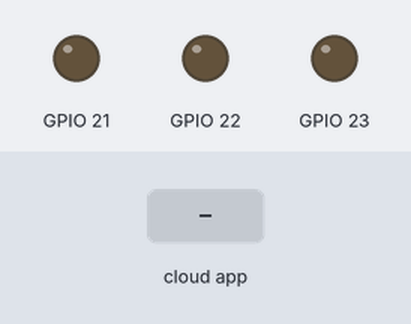
A sketch run on a simulated ESP8266 (NodeMCU). On the bench: output pins drawn as LEDs (lit = HIGH). Inputs (shaded band) come from the test bench. WiFi joins after 1.5 s; servers stay silent unless stated; what the sketch prints to the serial monitor is not drawn.

Above: at 2.7 s.
2.8 s: the phone or cloud app sets 61e395d2c2131463b7feb473 to 1
At 3.9 s:
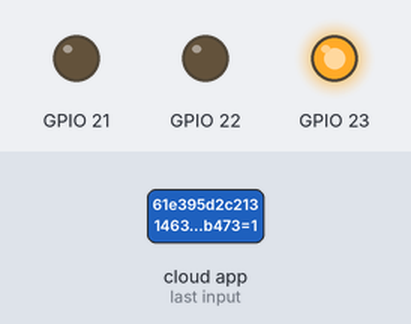
4.3 s: the phone or cloud app sets 61e3975e5237d163c300b6e6 to 1
At 5.0 s:
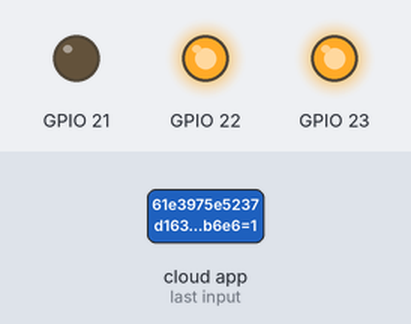
5.8 s: the phone or cloud app sets 61e395d2c2131463b7feb473 to 0
At 6.2 s:
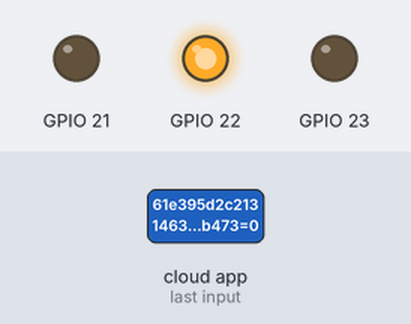
7.3 s: the phone or cloud app sets 61e39811c2131463b7feb56a to 1
At 8.5 s:
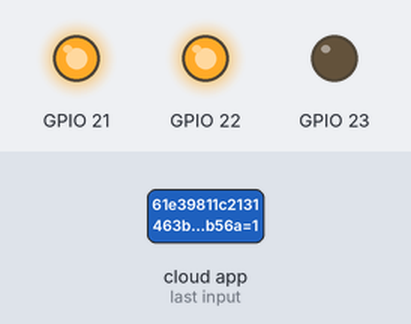
8.8 s: the phone or cloud app sets 61e3975e5237d163c300b6e6 to 0
At 9.7 s:
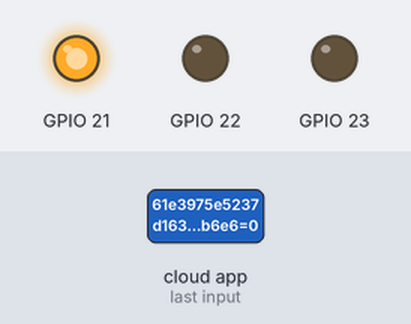
10.3 s: the phone or cloud app sets 61e395d2c2131463b7feb473 to 1
At 10.8 s:
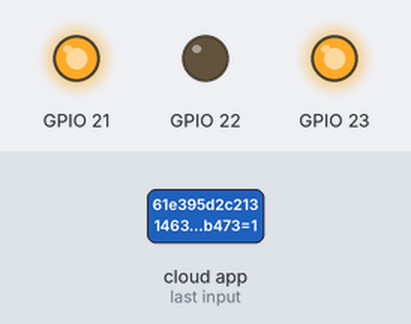
Timing chart, 0 to 12.8 s (numbered marks = the images above; inputs shaded):
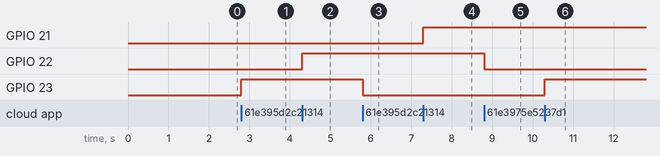

The sketch:

GoogleAssistant-Tentativa2.ino
```cpp
/* This is a demo of an elegant way to run as many relays you want to
 * please check the notes in configuration section below!
 *
 * If you encounter any issues:
 * - check the readme.md at https://github.com/sinricpro/esp8266-esp32-sdk/blob/master/README.md
 * - ensure all dependent libraries are installed
 *   - see https://github.com/sinricpro/esp8266-esp32-sdk/blob/master/README.md#arduinoide
 *   - see https://github.com/sinricpro/esp8266-esp32-sdk/blob/master/README.md#dependencies
 * - open serial monitor and check whats happening
 * - check full user documentation at https://sinricpro.github.io/esp8266-esp32-sdk
 * - visit https://github.com/sinricpro/esp8266-esp32-sdk/issues and check for existing issues or open a new one
 */

// Uncomment the following line to enable serial debug output
//#define ENABLE_DEBUG

#ifdef ENABLE_DEBUG
       #define DEBUG_ESP_PORT Serial
       #define NODEBUG_WEBSOCKETS
       #define NDEBUG
#endif

//#include <Arduino.h>
//#ifdef ESP8266
//       #include <ESP8266WiFi.h>
//#endif
#ifdef ESP32
       #include <WiFi.h>
#endif

#include <SinricPro.h>
#include <SinricProSwitch.h>

/*****************
 * Configuration *
 *****************/

struct RelayInfo {
  String deviceId;
  String name;
  int pin;
};

std::vector<RelayInfo> relays = {
    {"61e395d2c2131463b7feb473", "Relay 1", 23},
    {"61e3975e5237d163c300b6e6", "Relay 2", 22},
    {"61e39811c2131463b7feb56a", "Relay 3", 21}};
//    {"5fxxxxxxxxxxxxxxxxxxxxxx", "Relay 4", D4},
//    {"5fxxxxxxxxxxxxxxxxxxxxxx", "Relay 5", D5},
//    {"5fxxxxxxxxxxxxxxxxxxxxxx", "Relay 6", D6},
 //   {"5fxxxxxxxxxxxxxxxxxxxxxx", "Relay 7", D7},
 //   {"5fxxxxxxxxxxxxxxxxxxxxxx", "Relay 8", D8}};
/*   ^^^^^^^^^^^^^^^^^^^^^^^^^   ^^^^^^^^^  ^^^
 *              |                     |      |
 *              |                     |      +---> digital PIN or GPIO number (see Note below!)
 *              |                     +----------> Name that will be printed to serial monitor
 *              +--------------------------------> deviceId
 *
 *  In the vector above, you can add as many relays you want to have
 *  This is only limited to:
 *    - the number of SinricPro devices you have available
 *    - the number of pins / GPIOs your board have
 *
 *  Note: Some GPIO's are set to specific level when the board boots up
 *        This might result in strange behavior if there are relays connected to those pins
 *        Check your board documentation!
 */

#define WIFI_SSID  "RVR 2,4GHz"
#define WIFI_PASS  "RodrigoValRobson2021"
#define APP_KEY    "529aedf6-7f26-4479-977a-274ceabe972c"    // Should look like "de0bxxxx-1x3x-4x3x-ax2x-5dabxxxxxxxx"
#define APP_SECRET "90c00f1b-8c4e-473a-b022-8535bf5750d2-48f513e7-419b-4dc7-951e-4df9a9d7bdfd" // Should look like "5f36xxxx-x3x7-4x3x-xexe-e86724a9xxxx-4c4axxxx-3x3x-x5xe-x9x3-333d65xxxxxx"

#define BAUD_RATE  115200             // Change baudrate to your need

bool onPowerState(const String &deviceId, bool &state) {
  for (auto &relay : relays) {                                                            // for each relay configuration
    if (deviceId == relay.deviceId) {                                                       // check if deviceId matches
      Serial.printf("Equipamento, %s está %s\r\n", relay.name.c_str(), state ? "Ligado" : "Desligado");     // print relay name and state to serial
      digitalWrite(relay.pin, state);                                                         // set state to digital pin / gpio
      return true;                                                                            // return with success true
    }
  }
  return false; // if no relay configuration was found, return false
}

void setupRelayPins() {
  for (auto &relay : relays) {    // for each relay configuration
    pinMode(relay.pin, OUTPUT);     // set pinMode to OUTPUT
    digitalWrite(relay.pin, LOW);
  }
}

void setupWiFi() {
  Serial.printf("\r\n[Wifi]: Conectando");
  WiFi.begin(WIFI_SSID, WIFI_PASS);

  while (WiFi.status() != WL_CONNECTED) {
    Serial.printf(".");
    delay(250);
  }
  Serial.printf("Connectado!\r\n[WiFi]: IP-Address is %s\r\n", WiFi.localIP().toString().c_str());
}

void setupSinricPro() {
  for (auto &relay : relays) {                             // for each relay configuration
    SinricProSwitch &mySwitch = SinricPro[relay.deviceId];   // create a new device with deviceId from relay configuration
    mySwitch.onPowerState(onPowerState);                     // attach onPowerState callback to the new device
  }

  SinricPro.onConnected([]() { Serial.printf("Conectado ao SinricPro\r\n"); });
  SinricPro.onDisconnected([]() { Serial.printf("Desconectado para SinricPro\r\n"); });

  SinricPro.begin(APP_KEY, APP_SECRET);
}

void setup() {
  Serial.begin(BAUD_RATE);
  setupRelayPins();
  setupWiFi();
  setupSinricPro();
}

void loop() {
  SinricPro.handle();
}
```

Measured:
- after the input at 2.8 s, GPIO 23: LOW → HIGH at once
- after the input at 4.3 s, GPIO 22: LOW → HIGH at once
- after the input at 5.8 s, GPIO 23: HIGH → LOW at once
- after the input at 7.3 s, GPIO 21: LOW → HIGH at once
- after the input at 8.8 s, GPIO 22: HIGH → LOW at once
- after the input at 10.3 s, GPIO 23: LOW → HIGH at once
